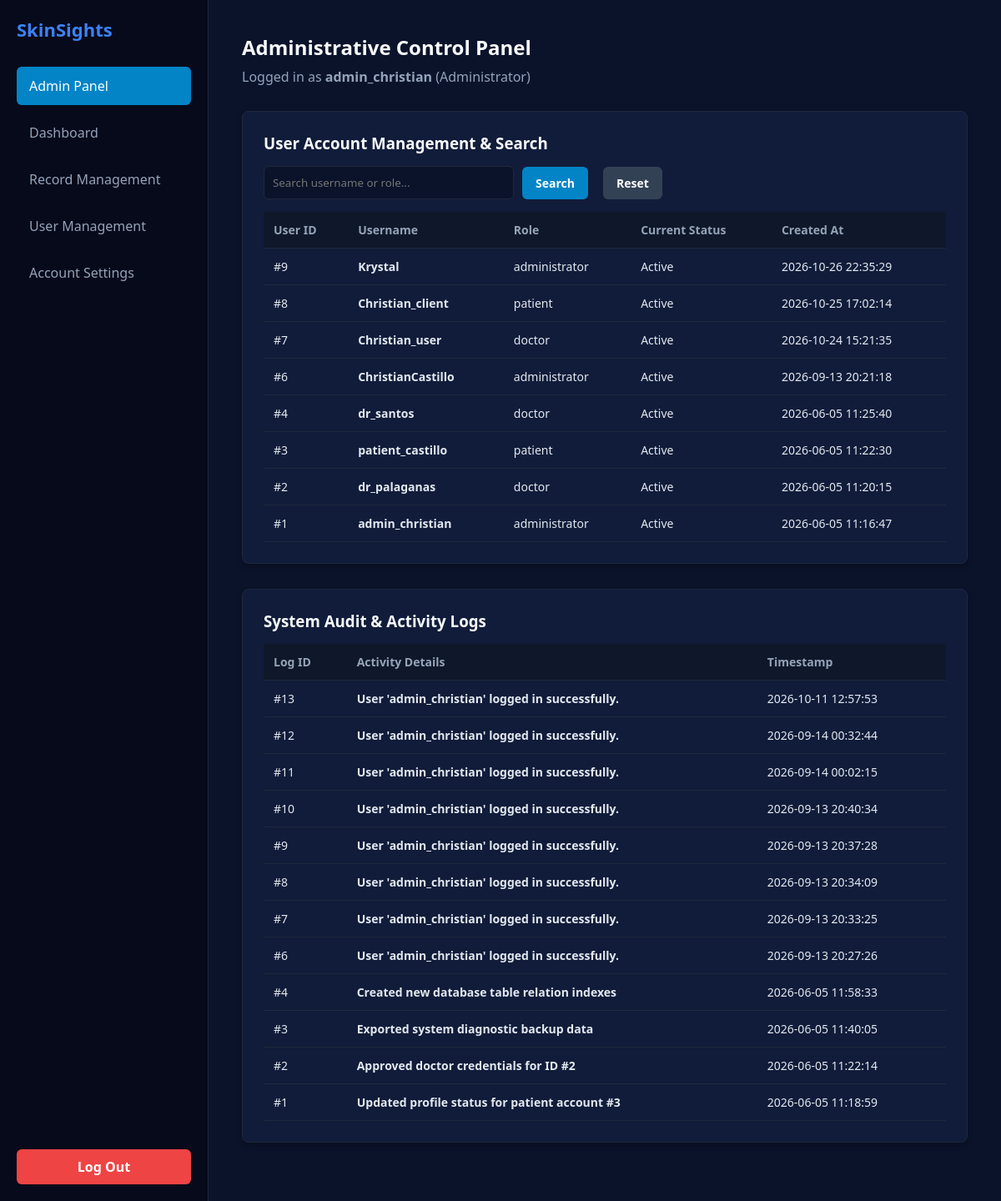
The page /admin_panel.php (signed in) on the database its author committed.
### tables this page shows
CREATE TABLE `user` (
  `user_id` int(11) NOT NULL,
  `user_type_id` int(11) NOT NULL,
  `user_status_id` int(11) NOT NULL DEFAULT 1,
  `user_username` varchar(25) NOT NULL,
  `user_password` varchar(255) NOT NULL,
  `user_created_at` datetime NOT NULL DEFAULT current_timestamp()
);

CREATE TABLE `audit_log` (
  `audit_id` int(11) NOT NULL,
  `user_id` int(11) NOT NULL,
  `action_perform` varchar(255) NOT NULL,
  `audit_timestamp` datetime NOT NULL DEFAULT current_timestamp()
);

### admin_panel.php (the view, shortened to what this page needs)
<?php
require_once 'db.php';
$username = $_SESSION['username'] ?? 'Administrator';
$search = trim($_GET['search'] ?? '');
if (!empty($search)) {
    $stmt = $pdo->prepare("SELECT u.user_id, u.user_username,
                           COALESCE(ut.user_type_name, 'User') AS user_type_name,
                           COALESCE(us.status_name, 'Active') AS status_name,
                           u.user_created_at
                           FROM user u
                           LEFT JOIN user_type ut ON u.user_type_id = ut.user_type_id
                           LEFT JOIN user_status us ON u.user_status_id = us.user_status_id
                           WHERE u.user_username LIKE ? OR ut.user_type_name LIKE ?
                           ORDER BY u.user_id DESC");
    $stmt->execute(["%$search%", "%$search%"]);
    $users = $stmt->fetchAll();
} else {
    $users = $pdo->query("SELECT u.user_id, u.user_username,
                          COALESCE(ut.user_type_name, 'User') AS user_type_name,
                          COALESCE(us.status_name, 'Active') AS status_name,
                          u.user_created_at
                          FROM user u
                          LEFT JOIN user_type ut ON u.user_type_id = ut.user_type_id
                          LEFT JOIN user_status us ON u.user_status_id = us.user_status_id
                          ORDER BY u.user_id DESC")->fetchAll();
}
try {
    $audit_logs = $pdo->query("SELECT * FROM audit_log ORDER BY 1 DESC LIMIT 20")->fetchAll();
} catch (\Exception $e) {
    $audit_logs = [];
}
?>
<!DOCTYPE html>
<html lang="en">
<head>
</head>
<body>
<div class="sidebar">
    <div>
        <div class="sidebar-brand">SkinSights</div>
        <div class="nav-links">
            <?php if (isset($_SESSION['user_type_id']) && $_SESSION['user_type_id'] == 1): ?>
                <a href="admin_panel.php" class="nav-link <?php echo basename($_SERVER['PHP_SELF']) == 'admin_panel.php' ? 'active' : ''; ?>">Admin Panel</a>
            <?php endif; ?>
            <a href="dashboard.php" class="nav-link <?php echo basename($_SERVER['PHP_SELF']) == 'dashboard.php' ? 'active' : ''; ?>">Dashboard</a>
            <a href="manage_records.php" class="nav-link <?php echo basename($_SERVER['PHP_SELF']) == 'manage_records.php' ? 'active' : ''; ?>">Record Management</a>
            <?php if (isset($_SESSION['user_type_id']) && $_SESSION['user_type_id'] == 1): ?>
                <a href="user_management.php" class="nav-link <?php echo basename($_SERVER['PHP_SELF']) == 'user_management.php' ? 'active' : ''; ?>">User Management</a>
            <?php endif; ?>
            <a href="change_password.php" class="nav-link <?php echo basename($_SERVER['PHP_SELF']) == 'change_password.php' ? 'active' : ''; ?>">Account Settings</a>
        </div>
    </div>
    <div>
        <a href="logout.php" class="logout-btn">Log Out</a>
    </div>
</div>
<div class="main-content">
    <h2>Administrative Control Panel</h2>
    <p class="subtitle">Logged in as <strong><?php echo htmlspecialchars($username); ?></strong> (Administrator)</p>
    <div class="card">
        <h3 style="margin-bottom: 15px; color: #f8fafc;">User Account Management & Search</h3>
        <form method="GET" class="search-form">
            <input type="text" name="search" placeholder="Search username or role..." value="<?php echo htmlspecialchars($search); ?>">
            <button type="submit">Search</button>
            <a href="admin_panel.php" class="btn-secondary" style="padding: 10px 16px; border-radius: 6px; font-weight: bold; font-size: 14px; color: white;">Reset</a>
        </form>
        <table>
            <thead>
                <tr>
                    <th>User ID</th>
                    <th>Username</th>
                    <th>Role</th>
                    <th>Current Status</th>
                    <th>Created At</th>
                </tr>
            </thead>
            <tbody>
                <?php if (count($users) > 0): ?>
                    <?php foreach ($users as $u): ?>
                    <tr>
                        <td>#<?php echo $u['user_id']; ?></td>
                        <td><strong><?php echo htmlspecialchars($u['user_username']); ?></strong></td>
                        <td><?php echo htmlspecialchars($u['user_type_name']); ?></td>
                        <td><?php echo htmlspecialchars($u['status_name']); ?></td>
                        <td><?php echo $u['user_created_at']; ?></td>
                    </tr>
                    <?php endforeach; ?>
                <?php else: ?>
                    <tr><td colspan="5" style="text-align: center; color: #94a3b8;">No users found.</td></tr>
                <?php endif; ?>
            </tbody>
        </table>
    </div>
    <div class="card">
        <h3 style="margin-bottom: 15px; color: #f8fafc;">System Audit & Activity Logs</h3>
        <table>
            <thead>
                <tr>
                    <th>Log ID</th>
                    <th>Activity Details</th>
                    <th>Timestamp</th>
                </tr>
            </thead>
            <tbody>
                <?php if (count($audit_logs) > 0): ?>
                    <?php foreach ($audit_logs as $log):
                        $log_id = $log['audit_id'] ?? $log['id'] ?? reset($log);
                        $details = $log['action'] ?? $log['activity'] ?? $log['description'] ?? '';
                        if (!$details) {
                            foreach ($log as $val) {
                                if (is_string($val) && strlen($val) > 5 && !preg_match('/^\d{4}-\d{2}-\d{2}/', $val)) {
                                    $details = $val;
                                    break;
                                }
                            }
                        }
                        if ($details === 'User logged in successfully.') {
                            $details = "User '{$username}' logged in successfully.";
                        }
                        $timestamp = $log['timestamp'] ?? $log['created_at'] ?? '';
                        if (!$timestamp) {
                            foreach ($log as $val) {
                                if (is_string($val) && preg_match('/^\d{4}-\d{2}-\d{2}/', $val)) {
                                    $timestamp = $val;
                                    break;
                                }
                            }
                        }
                    ?>
                    <tr>
                        <td>#<?php echo htmlspecialchars($log_id); ?></td>
                        <td><strong><?php echo htmlspecialchars($details); ?></strong></td>
                        <td><?php echo htmlspecialchars($timestamp); ?></td>
                    </tr>
                    <?php endforeach; ?>
                <?php else: ?>
                    <tr><td colspan="3" style="text-align: center; color: #94a3b8;">No audit logs recorded yet.</td></tr>
                <?php endif; ?>
            </tbody>
        </table>
    </div>
</div>
</body>
</html>

### admin_panel.php (style rules this page uses)
* { box-sizing: border-box; margin: 0; padding: 0; font-family: 'Segoe UI', Tahoma, Geneva, Verdana, sans-serif; }
body { background-color: #0b132b; color: #fff; display: flex; height: 100vh; overflow: hidden; }
.sidebar { width: 250px; background-color: #070a1a; display: flex; flex-direction: column; justify-content: space-between; padding: 20px; border-right: 1px solid #1e293b; }
.sidebar-brand { font-size: 22px; font-weight: bold; color: #3b82f6; margin-bottom: 30px; }
.nav-links { display: flex; flex-direction: column; gap: 10px; flex: 1; }
.nav-link { color: #94a3b8; text-decoration: none; padding: 12px 15px; border-radius: 6px; font-weight: 500; transition: 0.2s; }
.nav-link:hover, .nav-link.active { background-color: #0284c7; color: #fff; }
.logout-btn { background-color: #ef4444; color: white; text-align: center; padding: 10px; border-radius: 6px; text-decoration: none; font-weight: bold; display: block; }
.main-content { flex: 1; padding: 40px; overflow-y: auto; background-color: #0b132b; }
h2 { font-size: 24px; margin-bottom: 8px; color: #f8fafc; }
p.subtitle { color: #94a3b8; margin-bottom: 30px; }
.card { background-color: #111c3a; padding: 25px; border-radius: 8px; border: 1px solid #1e293b; margin-bottom: 30px; box-shadow: 0 4px 6px rgba(0,0,0,0.2); }
table { width: 100%; border-collapse: collapse; margin-top: 15px; }
th, td { padding: 12px; border-bottom: 1px solid #1e293b; text-align: left; color: #e2e8f0; font-size: 14px; }
th { color: #94a3b8; font-weight: 600; background-color: #0f172a; }
input[type="text"] { background-color: #0b132b; color: #fff; border: 1px solid #1e293b; padding: 10px; border-radius: 6px; width: 300px; outline: none; }
button { background-color: #0284c7; color: white; border: none; padding: 10px 16px; border-radius: 6px; cursor: pointer; font-weight: bold; font-size: 14px; }
.btn-secondary { background-color: #334155; margin-left: 8px; text-decoration: none; display: inline-block; text-align: center; }
.search-form { display: flex; gap: 10px; margin-bottom: 15px; align-items: center; }

### rows shown on the page
user: user_id "9", user_username "Krystal", user_type_name "administrator", status_name "Active", user_created_at "2026-10-26 22:35:29"
user: user_id "8", user_username "Christian_client", user_type_name "patient", status_name "Active", user_created_at "2026-10-25 17:02:14"
user: user_id "7", user_username "Christian_user", user_type_name "doctor", status_name "Active", user_created_at "2026-10-24 15:21:35"
user: user_id "6", user_username "ChristianCastillo", user_type_name "administrator", status_name "Active", user_created_at "2026-09-13 20:21:18"
user: user_id "4", user_username "dr_santos", user_type_name "doctor", status_name "Active", user_created_at "2026-06-05 11:25:40"
user: user_id "3", user_username "patient_castillo", user_type_name "patient", status_name "Active", user_created_at "2026-06-05 11:22:30"
user: user_id "2", user_username "dr_palaganas", user_type_name "doctor", status_name "Active", user_created_at "2026-06-05 11:20:15"
user: user_id "1", user_username "admin_christian", user_type_name "administrator", status_name "Active", user_created_at "2026-06-05 11:16:47"
audit_log: audit_id "13", details "User 'admin_christian' logged in successfully.", audit_timestamp "2026-10-11 12:57:53"
audit_log: audit_id "12", details "User 'admin_christian' logged in successfully.", audit_timestamp "2026-09-14 00:32:44"
audit_log: audit_id "11", details "User 'admin_christian' logged in successfully.", audit_timestamp "2026-09-14 00:02:15"
audit_log: audit_id "10", details "User 'admin_christian' logged in successfully.", audit_timestamp "2026-09-13 20:40:34"
audit_log: audit_id "9", details "User 'admin_christian' logged in successfully.", audit_timestamp "2026-09-13 20:37:28"
audit_log: audit_id "8", details "User 'admin_christian' logged in successfully.", audit_timestamp "2026-09-13 20:34:09"
audit_log: audit_id "7", details "User 'admin_christian' logged in successfully.", audit_timestamp "2026-09-13 20:33:25"
audit_log: audit_id "6", details "User 'admin_christian' logged in successfully.", audit_timestamp "2026-09-13 20:27:26"
audit_log: audit_id "4", action_perform "Created new database table relation indexes", audit_timestamp "2026-06-05 11:58:33"
audit_log: audit_id "3", action_perform "Exported system diagnostic backup data", audit_timestamp "2026-06-05 11:40:05"
audit_log: audit_id "2", action_perform "Approved doctor credentials for ID #2", audit_timestamp "2026-06-05 11:22:14"
audit_log: audit_id "1", action_perform "Updated profile status for patient account #3", audit_timestamp "2026-06-05 11:18:59"

### other values the page prints
$username "admin_christian"
